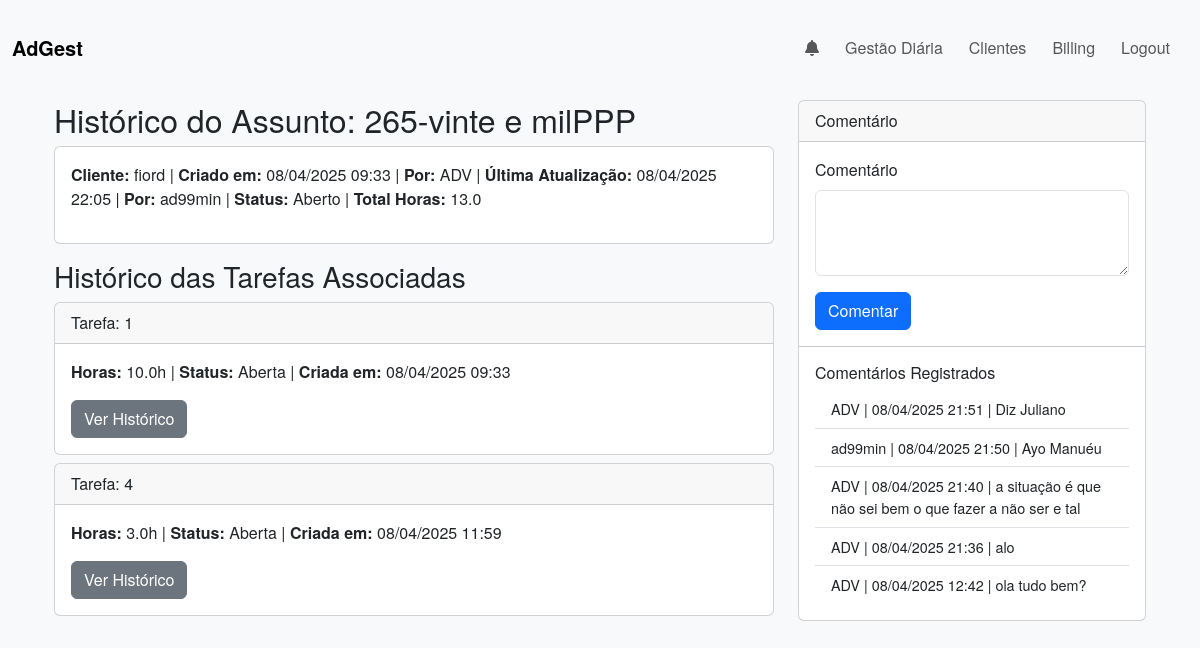
The page /history/assunto/23 (signed in) on the database as committed earlier.
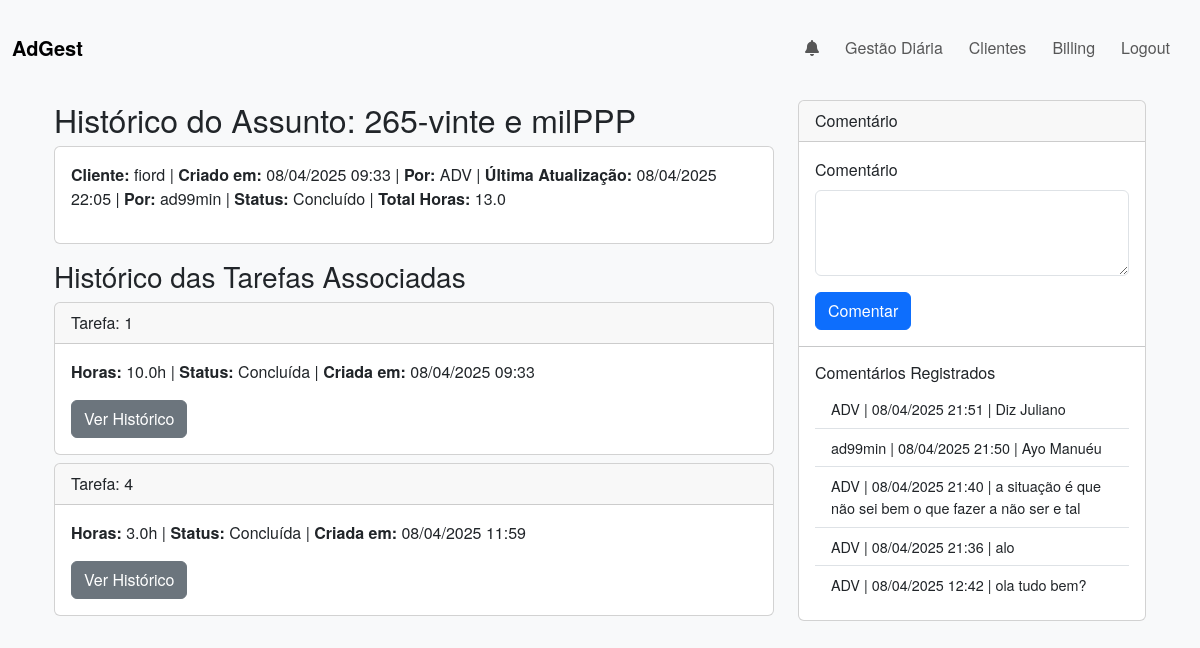
The same page on the database as committed later.
### app/models.py (models this page shows, shortened)
class Tarefa(db.Model):
    __tablename__ = 'tarefas'
    id = db.Column(db.Integer, primary_key=True)
    user_id = db.Column(db.Integer, db.ForeignKey('users.id'), nullable=False)
    assunto_id = db.Column(db.Integer, db.ForeignKey('assuntos.id'), nullable=False)
    nome_tarefa = db.Column(db.String(100), nullable=False)
    descricao = db.Column(db.String(200), nullable=True)
    due_date = db.Column(db.Date, nullable=True)
    sort_order = db.Column(db.Integer, default=0)
    is_completed = db.Column(db.Boolean, default=False)
    horas = db.Column(db.Float, default=0.0)
    is_billed = db.Column(db.Boolean, default=False)
    data_conclusao = db.Column(db.Date, nullable=True)
    completed_by = db.Column(db.Integer, db.ForeignKey('users.id'), nullable=True)
    created_at = db.Column(db.DateTime, default=datetime.utcnow)
    updated_at = db.Column(db.DateTime, onupdate=datetime.utcnow)
    user = db.relationship("User", backref="tarefas_criadas", foreign_keys=lambda: [Tarefa.__table__.c.user_id])

### app/routes.py (the view)
@main.route('/history/assunto/<int:assunto_id>')
@login_required
def history_assunto(assunto_id):
    assunto = Assunto.query.get_or_404(assunto_id)
    assunto_history = []  # Não estamos utilizando o histórico do assunto
    total_horas = sum([t.horas for t in assunto.tarefas.all()])
    tasks_history = {}
    for tarefa in assunto.tarefas.all():
        tarefa_history = TarefaHistory.query.filter_by(tarefa_id=tarefa.id)\
                                            .order_by(TarefaHistory.changed_at.desc())\
                                            .all()
        tasks_history[tarefa.id] = tarefa_history
    comments = Comment.query.filter_by(object_type='assunto', object_id=assunto_id)\
                            .order_by(Comment.created_at.desc())\
                            .all()
    form = CommentForm()
    user_ids = set()
    for t_hist_list in tasks_history.values():
        for hist in t_hist_list:
            user_ids.add(hist.changed_by)
    from app.models import User
    users = User.query.filter(User.id.in_(list(user_ids))).all()
    user_dict = {user.id: user for user in users}
    last_update = None
    last_update_user_id = None
    for tarefa in assunto.tarefas.all():
        for hist in tasks_history.get(tarefa.id, []):
            if last_update is None or hist.changed_at > last_update:
                last_update = hist.changed_at
                last_update_user_id = hist.changed_by
    return render_template('history_assunto.html',
                           assunto=assunto,
                           history_entries=assunto_history,
                           tasks_history=tasks_history,
                           comments=comments,
                           form=form,
                           user_dict=user_dict,
                           total_horas=total_horas,
                           last_update=last_update,
                           last_update_user_id=last_update_user_id)

### app/forms.py
class CommentForm(FlaskForm):
    comment_text = TextAreaField('Comentário', validators=[DataRequired()])
    submit = SubmitField('Comentar')

### app/routes.py (called while the page is built)
@main.context_processor
def inject_notifications():
    if current_user.is_authenticated:
        notifs_nao_lidas = Notification.query.filter_by(
            user_id=current_user.id, is_read=False
        ).order_by(Notification.timestamp.desc()).all()
        unread = len(notifs_nao_lidas)
        return dict(notifications=notifs_nao_lidas, unread_count=unread)
    return dict(notifications=[], unread_count=0)

### app/templates/history_assunto.html (shortened to what this page needs)
{% extends "base.html" %}
{% block content %}
<div class="container my-4">
  <div class="row">
    <div class="col-md-8">
      <h2>Histórico do Assunto: {{ assunto.nome_assunto }}</h2>
      <div class="card mb-3">
        <div class="card-body">
          <p>
            <strong>Cliente:</strong> {{ assunto.client.name }} |
            <strong>Criado em:</strong> {{ assunto.created_at.strftime('%d/%m/%Y %H:%M') if assunto.created_at else 'N/A' }} |
            <strong>Por:</strong> {{ assunto.user.nickname }} |
            <strong>Última Atualização:</strong>
            {% if last_update %}
              {{ last_update.strftime('%d/%m/%Y %H:%M') }}
            {% else %}
              N/A
            {% endif %} |
            <strong>Por:</strong>
            {% if last_update and last_update_user_id in user_dict %}
              {{ user_dict[last_update_user_id].nickname }}
            {% else %}
              N/A
            {% endif %} |
            <strong>Status:</strong> {% if assunto.is_completed %}Concluído{% else %}Aberto{% endif %} |
            <strong>Total Horas:</strong> {{ total_horas }}
          </p>
        </div>
      </div>
      <div class="mb-3">
        <h3>Histórico das Tarefas Associadas</h3>
        {% if assunto.tarefas.count() > 0 %}
          {% for tarefa in assunto.tarefas.all() %}
            <div class="card mb-2">
              <div class="card-header">
                Tarefa: {{ tarefa.nome_tarefa }}
              </div>
              <div class="card-body">
                <p>
                  <strong>Horas:</strong> {{ tarefa.horas }}h |
                  <strong>Status:</strong> {% if tarefa.is_completed %}Concluída{% else %}Aberta{% endif %} |
                  <strong>Criada em:</strong> {% if tarefa.created_at %}{{ tarefa.created_at.strftime('%d/%m/%Y %H:%M') }}{% else %}N/A{% endif %}
                </p>
                <button class="btn btn-secondary" type="button"
                        data-bs-toggle="collapse"
                        data-bs-target="#hist-tarefa-{{ tarefa.id }}"
                        aria-expanded="false"
                        aria-controls="hist-tarefa-{{ tarefa.id }}">
                  Ver Histórico
                </button>
                  {% set tarefa_hist = tasks_history[tarefa.id] %}
              </div>
            </div>
          {% endfor %}
        {% endif %}
      </div>
    </div>
    <div class="col-md-4">
      <div class="card">
        <div class="card-header">
          Comentário
        </div>
        <div class="card-body">
          <form action="{{ url_for('main.add_comment') }}" method="POST">
            <div class="mb-3">
              {{ form.comment_text.label(class="form-label") }}
              {{ form.comment_text(rows=3, class="form-control") }}
            </div>
            <button type="submit" class="btn btn-primary">{{ form.submit.label.text }}</button>
          </form>
        </div>
        {% if comments %}
        <hr class="my-0">
        <div class="card-body">
          <h6>Comentários Registrados</h6>
          <ul class="list-group list-group-flush">
            {% for comment in comments %}
              <li class="list-group-item">
                {{ comment.user.nickname }}
                | {{ comment.created_at.strftime('%d/%m/%Y %H:%M') }}
                | {{ comment.comment_text }}
              </li>
            {% endfor %}
          </ul>
        </div>
        {% endif %}
      </div>
    </div>
  </div>
</div>
{% endblock %}

Rows that differ between the two databases and show on the page:
changed Tarefa (number 1 of 2 on the later page): is_completed "Aberta" → "Concluída"
changed Tarefa (number 2 of 2 on the later page): is_completed "Aberta" → "Concluída"
Other text that changed with them:
text no longer shown: "Aberto"
text now shown: "Concluído"
